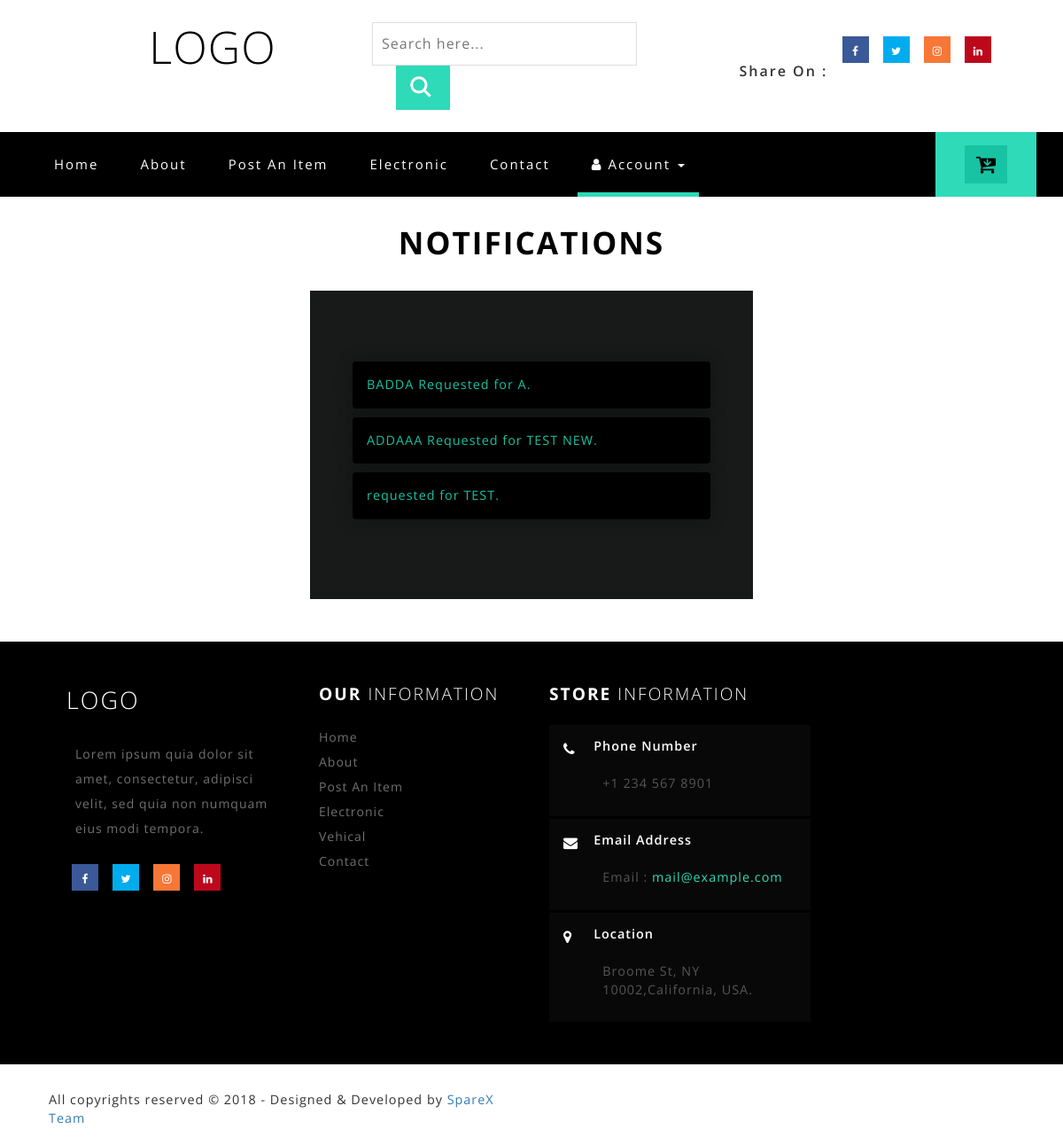
The app's page /notifications/ (signed in) with its own data.
### src/notif/models.py (models this page shows, shortened)
class Notification(models.Model):
    is_valid = models.BooleanField(default=False)
    buyer_id = models.PositiveIntegerField(blank=False)
    seller_id = models.PositiveIntegerField(blank=False)
    part_id = models.PositiveIntegerField(blank=False)
    message = models.CharField(max_length=255, blank=False, help_text='Message for user about notification')
    buyer_name = models.CharField(max_length=30, blank=True, help_text='Full name.')
    part_name = models.CharField(max_length=30, blank=True, help_text='Name of your product')
    def __str__(self):
        return self.message
    class Meta:
        verbose_name = 'Notifications'
        verbose_name_plural = 'Notifications'

### src/notif/views.py (the view)
# urls.py: url(r'^notifications/$', get_notifications),
@login_required(login_url='/login/')
def get_notifications(request):
    template_name = 'notifications.html'
    notif_object = Notification.objects.filter(seller_id__icontains=request.user.id)
    context = {"notifications": notif_object}
    print(context)
    return render(request, template_name, context)

### src/notif/templates/notifications.html (shortened to what this page needs)
<!DOCTYPE html>
<html>
<head>
    {% include 'snippets/css.html' %}
</head>
<body>
    {% include 'snippets/header-bot.html' %}
    <div class="ban-top">
        <div class="container">
            <div class="top_nav_left">
                <nav class="navbar navbar-default">
                    <div class="container-fluid">
                        <div class="collapse navbar-collapse menu--shylock" id="bs-example-navbar-collapse-1">
                            <ul class="nav navbar-nav menu__list">
                                <li class="menu__item"><a class="menu__link" href="/">Home </a></li>
                                <li class=" menu__item"><a class="menu__link" href="about.html">About</a></li>
                                <li class=" menu__item"><a class="menu__link" href="/post/">Post An Item</a></li>
                                <li class=" menu__item"><a class="menu__link" href="Electronic.html">Electronic</a></li>
                                <li class=" menu__item"><a class="menu__link" href="contact.html">Contact</a></li>
                                {% if request.user.is_authenticated %}
                                 <li class="active menu__item menu__item--current dropdown">
                                    <a class="menu__link" href="#" class="dropdown-toggle" data-toggle="dropdown"><i class="fa fa-user" aria-hidden="true"></i> Account <b class="caret"></b></a>
                                 </li>
                                {% else %}
                                <li class=" menu__item"><a class="menu__link" href="/login/"><i class="fa fa-unlock-alt" aria-hidden="true"></i> Sign In </a></li>
                                <li class=" manu__item"><a class="menu__link" href="/signup/"><i class="fa fa-pencil-square-o" aria-hidden="true"></i> Sign Up </a></li>
                                {% endif %}
                            </ul>
                        </div>
                    </div>
                </nav>
            </div>
            {% include 'snippets/shopping-cart.html' %}
            <div class="clearfix"></div>
        </div>
    </div>
    <div class="new_arrivals_agile_w3ls_info">
        <div class="container">
            <h3 class="wthree_text_info">Notifications</h3>
            <div class="form-notification">
                {% for n in notifications %}
                    <a href="/reply/{{n.buyer_id}}">
                        <p class="notification"> {{n.buyer_name}} {{n.message}} {{n.part_name}}.</p>
                    </a>
                {% endfor %}
            </div>
        </div>
    </div>
    {% include 'snippets/footer.html' %}
</body>
</html>

### src/static/css/easy-responsive-tabs.css (style rules this page uses)
body { margin: 0px; padding: 0px; }
ul.resp-tabs-list, p { margin: 0px; padding: 10px; }

### records on screen
Notification: buyer_name "BADDA", message "Requested for", part_name "A"
Notification: buyer_name "ADDAAA", message "Requested for", part_name "TEST NEW"
Notification: message "requested for", part_name "TEST"
